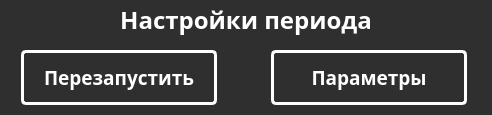
   <widget class="QFrame" name="frame_period_options">
    <property name="geometry">
     <rect>
      <x>16</x>
      <y>415</y>
      <width>492</width>
      <height>115</height>
     </rect>
    </property>
    <property name="styleSheet">
     <string notr="true">border-radius: 20px;
background: rgba(47, 47, 47, 1);</string>
    </property>
    <property name="frameShape">
     <enum>QFrame::StyledPanel</enum>
    </property>
    <property name="frameShadow">
     <enum>QFrame::Raised</enum>
    </property>
    <widget class="QLabel" name="label_period_options">
     <property name="geometry">
      <rect>
       <x>0</x>
       <y>0</y>
       <width>492</width>
       <height>40</height>
      </rect>
     </property>
     <property name="font">
      <font>
       <family>Montserrat ExtraBold</family>
       <pointsize>18</pointsize>
       <weight>75</weight>
       <bold>true</bold>
      </font>
     </property>
     <property name="styleSheet">
      <string notr="true">color: rgb(255, 255, 255);</string>
     </property>
     <property name="text">
      <string>Настройки периода</string>
     </property>
     <property name="alignment">
      <set>Qt::AlignCenter</set>
     </property>
    </widget>
    <widget class="QPushButton" name="pushButton_7">
     <property name="geometry">
      <rect>
       <x>271</x>
       <y>50</y>
       <width>196</width>
       <height>55</height>
      </rect>
     </property>
     <property name="font">
      <font>
       <family>Montserrat ExtraBold</family>
       <pointsize>14</pointsize>
       <weight>75</weight>
       <bold>true</bold>
      </font>
     </property>
     <property name="autoFillBackground">
      <bool>false</bool>
     </property>
     <property name="styleSheet">
      <string notr="true">border-radius: 5px;
border: 3px solid rgb(255, 255, 255);
color: rgb(255, 255, 255);
padding-top: -1px;</string>
     </property>
     <property name="text">
      <string>Параметры</string>
     </property>
     <property name="checkable">
      <bool>false</bool>
     </property>
     <property name="autoDefault">
      <bool>false</bool>
     </property>
     <property name="flat">
      <bool>false</bool>
     </property>
    </widget>
    <widget class="QPushButton" name="pushButton_Restart">
     <property name="geometry">
      <rect>
       <x>21</x>
       <y>50</y>
       <width>196</width>
       <height>55</height>
      </rect>
     </property>
     <property name="font">
      <font>
       <family>Montserrat ExtraBold</family>
       <pointsize>14</pointsize>
       <weight>75</weight>
       <bold>true</bold>
       <stylestrategy>PreferDefault</stylestrategy>
      </font>
     </property>
     <property name="layoutDirection">
      <enum>Qt::LeftToRight</enum>
     </property>
     <property name="autoFillBackground">
      <bool>false</bool>
     </property>
     <property name="styleSheet">
      <string notr="true">
border-radius: 5px;
border: 3px solid rgb(255, 255, 255);
color: rgb(255, 255, 255);
padding-top: -1px;</string>
     </property>
     <property name="text">
      <string>Перезапустить</string>
     </property>
     <property name="checkable">
      <bool>false</bool>
     </property>
     <property name="autoDefault">
      <bool>false</bool>
     </property>
     <property name="default">
      <bool>false</bool>
     </property>
     <property name="flat">
      <bool>false</bool>
     </property>
    </widget>
   </widget>
